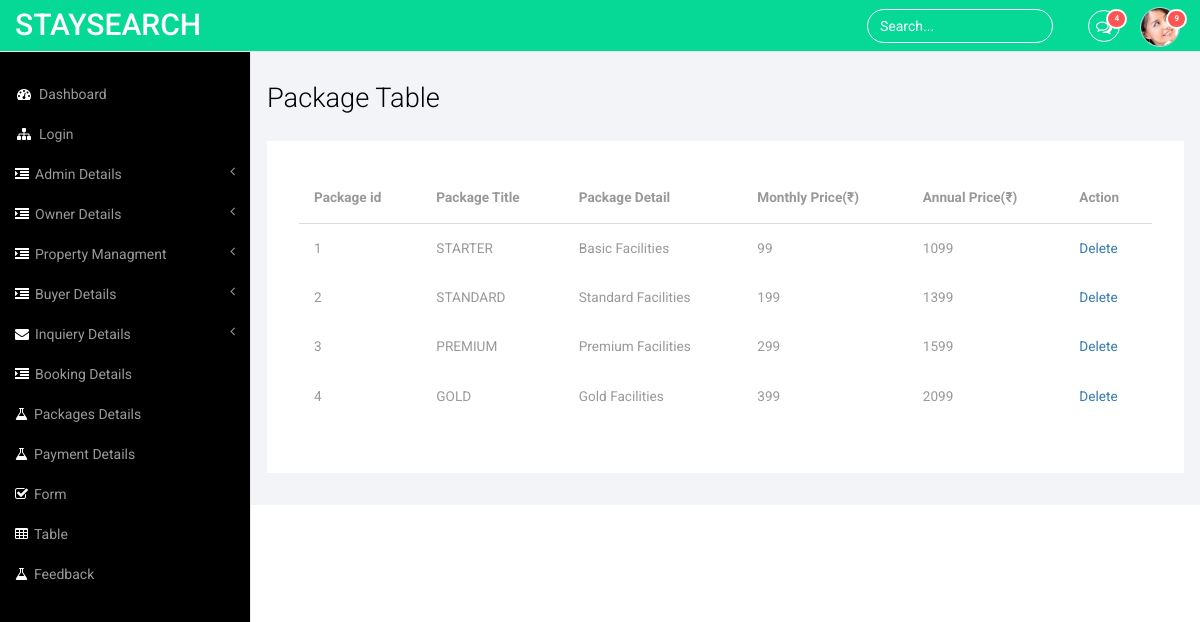
Screenshot of /Adminpanel/package.php with the database file from the repository.
### tables this page shows
CREATE TABLE `tbl_package` (
  `package_id` int(25) NOT NULL,
  `package_title` varchar(10) NOT NULL,
  `package_details` varchar(250) NOT NULL,
  `package_monthlyprice` int(10) NOT NULL,
  `package_annualprice` int(11) NOT NULL
);

### Adminpanel/package.php (the view, shortened to what this page needs)
<?php
    require './class/apclass.php';
?>
<!DOCTYPE HTML>
<html>
<head>
<link href="css/bootstrap.min.css" rel='stylesheet' type='text/css' />
<link href="css/style.css" rel='stylesheet' type='text/css' />
<link href="css/font-awesome.css" rel="stylesheet">
</head>
<body>
<div id="wrapper">
     <?php
        include './theampart/header.php';
        include './theampart/sidebar.php';
     ?>
       <div id="page-wrapper">
                <div class="col-md-12 graphs">
                    <div class="xs">
                        <h3>Package Table</h3>
                        <div class="bs-example4" data-example-id="contextual-table">
                            <table class="table">
                                <thead>
                                    <tr>
                                        <th>Package id</th>
                                        <th>Package Title</th>
                                        <th>Package Detail</th>
                                        <th>Monthly Price(₹)</th>
                                        <th>Annual Price(₹)</th>
                                        <th>Action</th>
                                    </tr>
                                </thead>
                                <?php
                                    $selectq = mysqli_query($connection, "select * from tbl_package") or die(mysqli_error($connection));
                                    while($ownerrow = mysqli_fetch_array($selectq))
                                    {
                                        echo "<tr>";
                                        echo "<td>{$ownerrow['package_id']}</td>";
                                        echo "<td>{$ownerrow['package_title']}</td>";
                                        echo "<td>{$ownerrow['package_details']}</td>";
                                        echo "<td>{$ownerrow['package_monthlyprice']}</td>";
                                        echo "<td>{$ownerrow['package_annualprice']}</td>";
                                        echo "<td><a href='package.php?did={$ownerrow['package_id']}'> Delete</a></td>";
                                        echo "</tr>";
                                    }
                                ?>
                            </table>
                        </div>
                     </div>
                </div>
        </div>
        <link href="css/custom.css" rel="stylesheet">
    </body>
</html>

### Adminpanel/css/style.css (style rules this page uses)
h4, h5, h6, h1, h2, h3 { margin-top: 0; }
html, body { font-family: 'Roboto', sans-serif; font-size: 100%; background:#000; overflow-x: hidden; }
.graphs { padding: 2em 1em; background: #f2f4f8; font-family: 'Roboto', sans-serif; }
.bs-example4 { background: #fff; padding: 2em; }
.xs h3, .widget_head { color:#000; font-size:1.7em; font-weight:300; margin-bottom: 1em; }
.table > thead > tr > th, .table > tbody > tr > th, .table > tfoot > tr > th, .table > thead > tr > td, .table > tbody > tr > td, .table > tfoot > tr > td { border-top: none !important; }
.table > thead > tr > th, .table > tbody > tr > th, .table > tfoot > tr > th, .table > thead > tr > td, .table > tbody > tr > td, .table > tfoot > tr > td { font-size: 0.85em; color: #999; }
.table td, .table>tbody>tr>td, .table>tbody>tr>th, .table>tfoot>tr>td, .table>tfoot>tr>th, .table>thead>tr>td, .table>thead>tr>th { padding:15px !important; }
.table > thead > tr > th { border-bottom: 1px solid #ddd !important; }

### Adminpanel/css/custom.css (style rules this page uses)
#wrapper { width: 100%; }
#page-wrapper { min-height: 568px; background-color: #fff; }
@media (min-width:768px) { #page-wrapper { position: inherit; margin: 0 0 0 250px; border-left: 1px solid #e7e7e7; } }

### rows the page displays
tbl_package: package_id "1", package_title "STARTER", package_details "Basic Facilities", package_monthlyprice "99", package_annualprice "1099"
tbl_package: package_id "2", package_title "STANDARD", package_details "Standard Facilities", package_monthlyprice "199", package_annualprice "1399"
tbl_package: package_id "3", package_title "PREMIUM", package_details "Premium Facilities", package_monthlyprice "299", package_annualprice "1599"
tbl_package: package_id "4", package_title "GOLD", package_details "Gold Facilities", package_monthlyprice "399", package_annualprice "2099"
